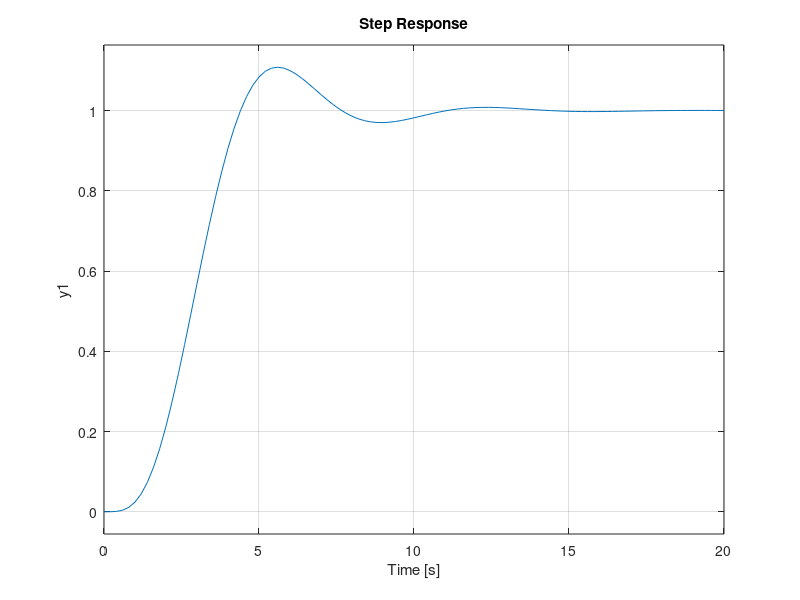

This figure's MATLAB source:
numerator = [0 0 0 0 1];
denominator = [1, 2.6131, 3.4142, 2.6131, 1];
obj = tf(numerator, denominator);
subplot(2, 1, 1);
impulse(obj, 20);
subplot(2, 1, 2);
step(obj, 20);